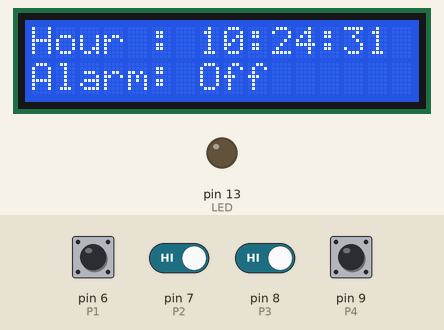
Simulated run of this sketch. Board: Arduino Uno, built with avr-gcc and run on an emulated ATmega328P. Shown: 16×2 character LCD, output pins drawn as LEDs (lit = HIGH). The inputs (shaded band) are chosen by the test bench; at power-on: pin 6 (P1), pin 7 (P2), pin 8 (P3), pin 9 (P4) HIGH. The local clock reads 2024-03-15 10:24:30 at power-on unless the sketch sets it.

Above: at 1.2 s.
1.3 s: pin 6 (P1) pulled LOW for 0.4 s
At 2.5 s:
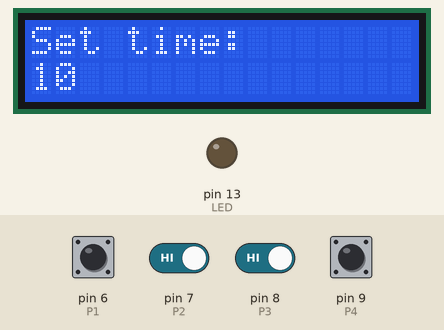
3.2 s: pin 6 (P1) pulled LOW for 1 s
At 4.2 s:
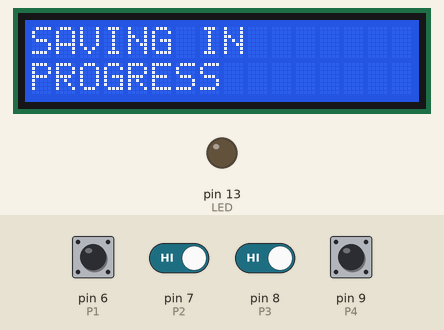
5.9 s: pin 9 (P4) pulled LOW for 0.4 s
At 6.8 s:
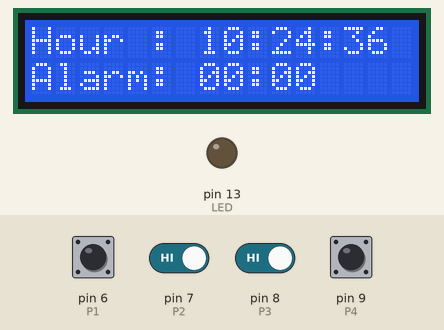
9.3 s: pin 9 (P4) pulled LOW for 1 s
At 11.1 s:
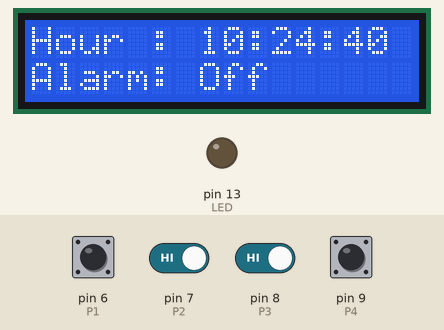
12.8 s: pin 7 (P2) driven LOW and pin 8 (P3) driven LOW
At 13.7 s:
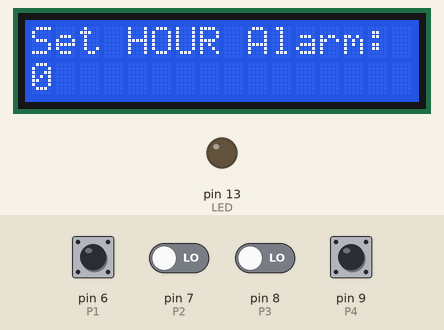
14.4 s: pin 6 (P1) pulled LOW for 0.4 s
At 15.7 s:
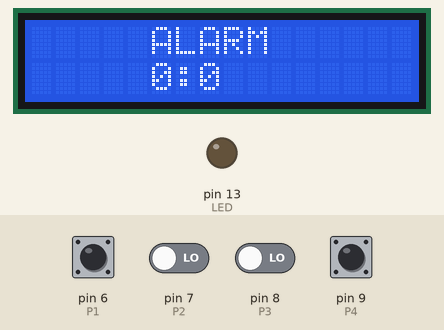
Timing chart, 0 to 17.4 s (numbered marks = the images above; inputs shaded):
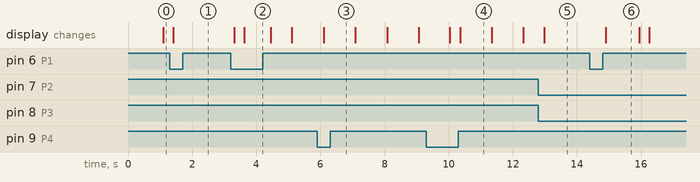

The sketch:

clock_timer_1031.ino
```cpp
//************libraries**************//
#include <Wire.h>
#include <RTClib.h>
//#include <DS1302.h>

#include <LiquidCrystal_I2C.h>

//************************************//
LiquidCrystal_I2C lcd(0x3F,16,2); // Display  I2C 20 x 4
RTC_DS1307 RTC;

/*const int CLK = 5;                // Clock 을  5번핀 설정
const int DAT = 6;                // Data를  6번핀 설정
const int RST = 7;                // Reset을  7번핀 설정

DS1302 myrtc(RST, DAT, CLK);      // DS1302  객체 설정

*/

//************Button*****************//
int P1=6; // Button SET MENU'
int P2=7; // Button +
int P3=8; // Button -
int P4=9; // SWITCH Alarm

//**************Alarm***************//
#define LED 13
#define buzzer 10

//************Variables**************//
int hourupg;
int minupg;
//int yearupg;
//int monthupg;
//int dayupg;
int menu =0;
int setAll =0;

uint8_t alarmHours = 0, alarmMinutes = 0;  // Holds the current alarm time


void setup()
{

  lcd.begin();
  lcd.backlight();
  lcd.clear();

  pinMode(P1,INPUT_PULLUP); // https://www.arduino.cc/en/Tutorial/InputPullupSerial
  pinMode(P2,INPUT_PULLUP);
  pinMode(P3,INPUT_PULLUP);
  pinMode(P4,INPUT_PULLUP);
  pinMode(LED,OUTPUT);
  pinMode(buzzer, OUTPUT); // Set buzzer as an output
  printAllOff();
  Serial.begin(9600);
  Wire.begin();
  RTC.begin();

  if (! RTC.isrunning()) {
    Serial.println("RTC is NOT running!");
    // Set the date and time at compile time
    RTC.adjust(DateTime(__DATE__, __TIME__));
  }
  // RTC.adjust(DateTime(__DATE__, __TIME__)); //removing "//" to adjust the time
    // The default display shows the date and time
  int menu=0;
}

void loop()
{

// check if you press the SET button and increase the menu index
  if(digitalRead(P1)== LOW)
  {
   menu=menu+1;
  }
  if((digitalRead(P2)== LOW)&&(digitalRead(P3)== LOW))
  {

    DisplaySetHourAll();
    DisplaySetMinuteAll();
    lcd.clear();
    lcd.setCursor(5,0);
    lcd.print("ALARM");
    lcd.setCursor(5,1);
    lcd.print(alarmHours, DEC);
    lcd.print(":");
    lcd.print(alarmMinutes, DEC);
    delay(1000);
    lcd.clear();
  }
// in which subroutine should we go?
  if (menu==0)
    {
     DisplayDateTime(); // void DisplayDateTime
     Alarm(); // Alarm control
          }
  if (menu==1)
    {
    DisplaySetHour();
    }
  if (menu==2)
    {
    DisplaySetMinute();
    }
  /*if (menu==3)
    {
    DisplaySetYear();
    }
  if (menu==4)
    {
    DisplaySetMonth();
    }
  if (menu==5)
    {
    DisplaySetDay();
    }*/
  if (menu==3)
    {
    StoreAgg();
    delay(500);
    menu=0;
    }
    delay(100);
}

void DisplayDateTime ()
{
// We show the current date and time
  DateTime now = RTC.now();

  //lcd.setCursor(0, 2);
  lcd.setCursor(0, 0);
  lcd.print("Hour : ");

  if (now.hour()<=9)
  {
    lcd.print("0");
  }
  lcd.print(now.hour(), DEC);
  hourupg=now.hour();
  lcd.print(":");
  if (now.minute()<=9)
  {
    lcd.print("0");
  }
  lcd.print(now.minute(), DEC);
  minupg=now.minute();
  lcd.print(":");
  if (now.second()<=9)
  {
    lcd.print("0");
  }
  lcd.print(now.second(), DEC);

//---------------------------------

  /*lcd.setCursor(0, 1);
  lcd.print("Date : ");
  if (now.day()<=9)
  {
    lcd.print("0");
  }
  lcd.print(now.day(), DEC);
  dayupg=now.day();
  lcd.print("/");
  if (now.month()<=9)
  {
    lcd.print("0");
  }
  lcd.print(now.month(), DEC);
  monthupg=now.month();
  lcd.print("/");
  lcd.print(now.year(), DEC);
  yearupg=now.year();

/*  char DOW[][10]={"Sunday   ","Monday   ","Tuesday  ","Wednesday","Thursday ","Friday   ","Saturday "};
  lcd.setCursor(0, 0);
  lcd.print("Day  : ");
  lcd.print(DOW[now.dayOfTheWeek()]); // if it appears error in the code, enter the code given below
  //lcd.print(DOW[now.dayOfWeek()]);*/
}

void DisplaySetHour()
{
// time setting
  lcd.clear();
  DateTime now = RTC.now();
  if(digitalRead(P2)==LOW)
  {
    if(hourupg==23)
    {
      hourupg=0;
    }
    else
    {
      hourupg=hourupg+1;
    }
  }
   if(digitalRead(P3)==LOW)
  {
    if(hourupg==0)
    {
      hourupg=23;
    }
    else
    {
      hourupg=hourupg-1;
    }
  }
  lcd.setCursor(0,0);
  lcd.print("Set time:");
  lcd.setCursor(0,1);
  lcd.print(hourupg,DEC);
  delay(200);
}

void DisplaySetMinute()
{
// Setting the minutes
  lcd.clear();
  if(digitalRead(P2)==LOW)
  {
    if (minupg==59)
    {
      minupg=0;
    }
    else
    {
      minupg=minupg+1;
    }
  }
   if(digitalRead(P3)==LOW)
  {
    if (minupg==0)
    {
      minupg=59;
    }
    else
    {
      minupg=minupg-1;
    }
  }
  lcd.setCursor(0,0);
  lcd.print("Set Minutes:");
  lcd.setCursor(0,1);
  lcd.print(minupg,DEC);
  delay(200);
}
/*
void DisplaySetYear()
{
// setting the year
  lcd.clear();
  if(digitalRead(P2)==LOW)
  {
    yearupg=yearupg+1;
  }
   if(digitalRead(P3)==LOW)
  {
    yearupg=yearupg-1;
  }
  lcd.setCursor(0,0);
  lcd.print("Set Year:");
  lcd.setCursor(0,1);
  lcd.print(yearupg,DEC);
  delay(200);
}

void DisplaySetMonth()
{
// Setting the month
  lcd.clear();
  if(digitalRead(P2)==LOW)
  {
    if (monthupg==12)
    {
      monthupg=1;
    }
    else
    {
      monthupg=monthupg+1;
    }
  }
   if(digitalRead(P3)==LOW)
  {
    if (monthupg==1)
    {
      monthupg=12;
    }
    else
    {
      monthupg=monthupg-1;
    }
  }
  lcd.setCursor(0,0);
  lcd.print("Set Month:");
  lcd.setCursor(0,1);
  lcd.print(monthupg,DEC);
  delay(200);
}

void DisplaySetDay()
{
// Setting the day
  lcd.clear();
  if(digitalRead(P2)==LOW)
  {
    if (dayupg==31)
    {
      dayupg=1;
    }
    else
    {
      dayupg=dayupg+1;
    }
  }
   if(digitalRead(P3)==LOW)
  {
    if (dayupg==1)
    {
      dayupg=31;
    }
    else
    {
      dayupg=dayupg-1;
    }
  }
  lcd.setCursor(0,0);
  lcd.print("Set Day:");
  lcd.setCursor(0,1);
  lcd.print(dayupg,DEC);
  delay(200);
}
*/
void StoreAgg()
{
// Variable saving
  lcd.clear();
  lcd.setCursor(0,0);
  lcd.print("SAVING IN");
  lcd.setCursor(0,1);
  lcd.print("PROGRESS");
  //RTC.adjust(DateTime(yearupg,monthupg,dayupg,hourupg,minupg,0));
  delay(200);
}
void DisplaySetHourAll()// Setting the alarm minutes
{
  while(digitalRead(P1)==HIGH){

  lcd.clear();

  if(digitalRead(P2)==LOW)
  {
    if(alarmHours==23)
    {
      alarmHours=0;
    }
    else
    {
      alarmHours=alarmHours+1;
    }
  }
   if(digitalRead(P3)==LOW)
  {
    if(alarmHours==0)
    {
      alarmHours=23;
    }
    else
    {
      alarmHours=alarmHours-1;
    }
  }
  lcd.setCursor(0,0);
  lcd.print("Set HOUR Alarm:");
  lcd.setCursor(0,1);
  lcd.print(alarmHours,DEC);
  delay(200);
 }
 delay(200);
}

void DisplaySetMinuteAll()// Setting the alarm minutes
 {
  while(digitalRead(P1)==HIGH){

  lcd.clear();
  if(digitalRead(P2)==LOW)
  {
    if (alarmMinutes==59)
    {
      alarmMinutes=0;
    }
    else
    {
      alarmMinutes=alarmMinutes+1;
    }
  }
   if(digitalRead(P3)==LOW)
  {
    if (alarmMinutes==0)
    {
      alarmMinutes=59;
    }
    else
    {
      alarmMinutes=alarmMinutes-1;
    }
  }
  lcd.setCursor(0,0);
  lcd.print("Set MIN. Alarm:");
  lcd.setCursor(0,1);
  lcd.print(alarmMinutes,DEC);
  delay(200);
 }
 delay(200);
}
void printAllOn(){
  //lcd.setCursor(0,3);
  lcd.setCursor(0,1);
  lcd.print("Alarm: ");


  if (alarmHours <= 9)
  {
    lcd.print("0");
  }
  lcd.print(alarmHours, DEC);

  lcd.print(":");
  if (alarmMinutes <= 9)
  {
    lcd.print("0");
  }
  lcd.print(alarmMinutes, DEC);

}
void printAllOff() {
  //lcd.setCursor(0, 3);
  lcd.setCursor(0,1);
  lcd.print("Alarm: Off  ");
}
void Alarm(){
   if(digitalRead(P4)== LOW)
  {
   setAll=setAll+1;
  }
  if (setAll==0)
    {
     printAllOff();
     noTone (buzzer);
     digitalWrite(LED,LOW);
     }
  if (setAll==1)
    {

     printAllOn();

     DateTime now = RTC.now();
     if ( now.hour() == alarmHours && now.minute() == alarmMinutes )
        {
         lcd.noBacklight();
         DateTime now = RTC.now();
         digitalWrite(LED,HIGH);
         tone(buzzer,880); //play the note "A5" (LA5)
         delay (300);
         tone(buzzer,698); //play the note "F6" (FA5)
         lcd.backlight();
        }
    else{
         noTone (buzzer);
         digitalWrite(LED,LOW);
        }

    }
  if (setAll==2)
    {
     setAll=0;
    }
    delay(200);
}
```

Measured:
- after the input at 1.3 s, the display: changes after 0.11 s (image 1)
- after the input at 3.2 s, the display: first changes after 0.11 s (image 2 shows a later state)
- after the input at 5.9 s, the display: changes after 0.20 s (image 3)
- after the input at 9.3 s, the display: first differs from a run without the input after 1.1 s (image 4)
- after the input at 12.8 s, the display: changes after 0.18 s (image 5)
- after the input at 14.4 s, the display: changes after 0.50 s (image 6)
- what the display in image 4 shows lasts 0.9 s, from 10.4 s to 11.3 s
